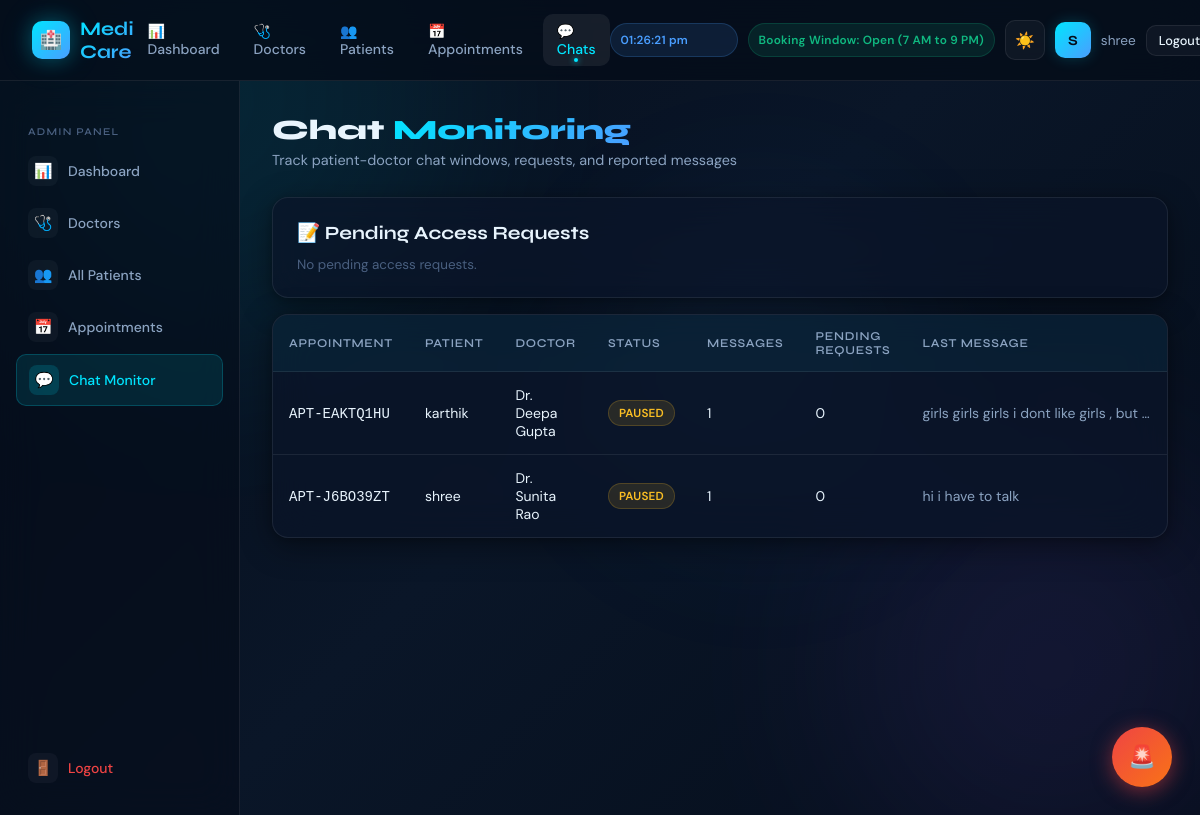
Screenshot of /admin/chats (signed in) with the database file from the repository.
### tables this page shows
CREATE TABLE appointments (
        id INTEGER PRIMARY KEY AUTOINCREMENT,
        appointment_id TEXT UNIQUE NOT NULL,
        user_id INTEGER,
        patient_name TEXT,
        doctor TEXT,
        department TEXT,
        date TEXT,
        time_slot TEXT,
        symptoms TEXT,
        status TEXT DEFAULT 'Scheduled',
        created_at TEXT DEFAULT CURRENT_TIMESTAMP, doctor_id INTEGER, completed_at TEXT,
        FOREIGN KEY(user_id) REFERENCES users(id)
    );

CREATE TABLE consultation_chat_sessions (
        id INTEGER PRIMARY KEY AUTOINCREMENT,
        appointment_id TEXT UNIQUE NOT NULL,
        user_id INTEGER NOT NULL,
        doctor_id INTEGER NOT NULL,
        status TEXT DEFAULT 'open',
        opened_at TEXT,
        expires_at TEXT,
        last_message_at TEXT,
        request_deadline TEXT,
        last_access_request_at TEXT,
        created_at TEXT DEFAULT CURRENT_TIMESTAMP,
        updated_at TEXT DEFAULT CURRENT_TIMESTAMP,
        FOREIGN KEY(user_id) REFERENCES users(id),
        FOREIGN KEY(doctor_id) REFERENCES doctors(id)
    );

### app.py (the view)
@app.route('/admin/chats')
@require_admin
def admin_chats():
    conn = get_db()
    try:
        sessions = conn.execute(
            '''SELECT s.*, a.patient_name, a.doctor, a.department, a.status AS appointment_status,
                      (SELECT COUNT(*) FROM consultation_chat_messages m WHERE m.session_id=s.id) AS message_count,
                      (SELECT message FROM consultation_chat_messages m2 WHERE m2.session_id=s.id ORDER BY m2.id DESC LIMIT 1) AS last_message,
                      (SELECT COUNT(*) FROM consultation_chat_access_requests r WHERE r.session_id=s.id AND r.status='pending') AS pending_requests
               FROM consultation_chat_sessions s
               LEFT JOIN appointments a ON a.appointment_id = s.appointment_id
               ORDER BY s.updated_at DESC, s.id DESC'''
        ).fetchall()
        pending_requests = conn.execute(
            '''SELECT r.*, s.appointment_id, a.patient_name, a.doctor, a.department
               FROM consultation_chat_access_requests r
               LEFT JOIN consultation_chat_sessions s ON s.id=r.session_id
               LEFT JOIN appointments a ON a.appointment_id=s.appointment_id
               WHERE r.status='pending'
               ORDER BY r.created_at DESC'''
        ).fetchall()
        return render_template('admin_chats.html', sessions=sessions, pending_requests=pending_requests)
    finally:
        conn.close()

### app.py (called while the page is built)
def get_db():
    conn = sqlite3.connect(DB_PATH, timeout=10)
    conn.row_factory = sqlite3.Row
    conn.execute('PRAGMA busy_timeout = 10000')
    return conn

def require_admin(f):
    from functools import wraps
    @wraps(f)
    def decorated(*args, **kwargs):
        if not session.get('is_admin'):
            return redirect(url_for('login'))
        return f(*args, **kwargs)
    return decorated

### templates/admin_chats.html (shortened to what this page needs)
{% extends "base.html" %}
{% block content %}
<div class="page-header fade-in">
  <h1 class="page-title">Chat <span>Monitoring</span></h1>
  <p class="page-subtitle">Track patient-doctor chat windows, requests, and reported messages</p>
</div>
<div class="card fade-in" style="margin-bottom:16px;">
  <h3 style="font-family:var(--font-display); margin-bottom:12px;">📝 Pending Access Requests</h3>
  {% if pending_requests %}
  <div style="display:flex; flex-direction:column; gap:10px;">
    {% for r in pending_requests %}
    <div style="border:1px solid var(--glass-border); border-radius:10px; padding:12px; background:var(--glass);">
      <div style="display:flex; justify-content:space-between; flex-wrap:wrap; gap:8px;">
        <div style="font-size:0.85rem; color:var(--text-secondary);">
          <strong style="color:var(--text-primary);">{{ r.patient_name }}</strong>
          requested access for
          <code>{{ r.appointment_id }}</code>
          ({{ r.department }} / {{ r.doctor }})
          <div style="font-size:0.78rem; color:var(--text-muted); margin-top:4px;">{{ r.created_at }}</div>
          {% if r.request_note %}
          <div style="margin-top:6px;">Note: {{ r.request_note }}</div>
          {% endif %}
        </div>
        <div style="display:flex; gap:8px; align-items:center;">
          <form method="POST" action="/admin/chat-request/{{ r.id }}/approve">
            <button class="btn btn-primary btn-sm" type="submit">Approve 3 mins</button>
          </form>
          <form method="POST" action="/admin/chat-request/{{ r.id }}/reject">
            <button class="btn btn-danger btn-sm" type="submit">Reject</button>
          </form>
          <a class="btn btn-secondary btn-sm" href="/admin/chat/{{ r.appointment_id }}">Open Chat</a>
        </div>
      </div>
    </div>
    {% endfor %}
  </div>
  {% else %}
  <div style="font-size:0.84rem; color:var(--text-muted);">No pending access requests.</div>
  {% endif %}
</div>
<div class="table-container fade-in">
  <table class="table">
    <thead>
      <tr>
        <th>Appointment</th>
        <th>Patient</th>
        <th>Doctor</th>
        <th>Status</th>
        <th>Messages</th>
        <th>Pending Requests</th>
        <th>Last Message</th>
      </tr>
    </thead>
    <tbody>
      {% for s in sessions %}
      <tr>
        <td><code>{{ s.appointment_id }}</code></td>
        <td>{{ s.patient_name or '—' }}</td>
        <td>{{ s.doctor or '—' }}</td>
        <td>
          <span class="badge {% if s.status == 'open' %}badge-green{% elif s.status == 'paused' %}badge-yellow{% else %}badge-red{% endif %}">
            {{ s.status|upper }}
          </span>
        </td>
        <td>{{ s.message_count or 0 }}</td>
        <td>{{ s.pending_requests or 0 }}</td>
        <td style="max-width:260px; overflow:hidden; text-overflow:ellipsis; white-space:nowrap; color:var(--text-secondary);">
          {{ s.last_message or '—' }}
        </td>
      </tr>
      {% endfor %}
    </tbody>
  </table>
</div>
{% endblock %}

### templates/base.html (shortened to what this page needs)
<!DOCTYPE html>
<html lang="en">
<head>
  <link rel="stylesheet" href="{{ url_for('static', filename='css/main.css') }}">
</head>
<body>
<div class="bg-animated"></div>
<div class="bg-blob-3"></div>
<nav class="navbar">
  <a href="{% if session.get('is_admin') %}/admin{% elif session.get('is_doctor') %}/doctor{% else %}/dashboard{% endif %}" class="navbar-brand">
    <div class="brand-icon">🏥</div>
    <span class="brand-text">Medi Care</span>
  </a>
  <ul class="navbar-nav" id="navLinks">
    {% if session.get('is_admin') %}
    <li><a href="/admin" class="nav-link">📊 Dashboard</a></li>
    <li><a href="/admin/doctors" class="nav-link">🩺 Doctors</a></li>
    <li><a href="/admin/patients" class="nav-link">👥 Patients</a></li>
    <li><a href="/admin/appointments" class="nav-link">📅 Appointments</a></li>
    <li><a href="/admin/chats" class="nav-link">💬 Chats</a></li>
    {% elif session.get('is_doctor') %}
    <li><a href="/doctor" class="nav-link">🩺 My Appointments</a></li>
    {% else %}
    <li><a href="/dashboard" class="nav-link">🏠 Home</a></li>
    <li><a href="/chatbot" class="nav-link">🤖 AI Chatbot</a></li>
    <li><a href="/book-appointment" class="nav-link">📅 Book</a></li>
    {% endif %}
  </ul>
  <div class="navbar-actions">
    <div id="liveClock" class="badge badge-blue" style="padding:8px 10px; font-size:0.74rem; min-width:128px; text-align:center;">--:--:--</div>
    <div id="bookingStatus" class="badge badge-yellow" style="padding:8px 10px; font-size:0.74rem;">Checking hours...</div>
    <button class="theme-toggle" id="themeToggle" onclick="toggleTheme()">☀️</button>
    <div style="display:flex;align-items:center;gap:10px;">
      <div class="avatar">{{ session.get('user_name', 'U')[0].upper() }}</div>
      <span style="font-size:0.85rem;color:var(--text-secondary);max-width:120px;overflow:hidden;text-overflow:ellipsis;white-space:nowrap;">{{ session.get('user_name', '') }}</span>
    </div>
    <a href="/logout" class="btn btn-secondary btn-sm">Logout</a>
  </div>
</nav>
<div class="layout">
  <aside class="sidebar">
    {% if session.get('is_admin') %}
    <p class="sidebar-section-title">Admin Panel</p>
    <a href="/admin" class="sidebar-link"><span class="icon">📊</span><span>Dashboard</span></a>
    <a href="/admin/doctors" class="sidebar-link"><span class="icon">🩺</span><span>Doctors</span></a>
    <a href="/admin/patients" class="sidebar-link"><span class="icon">👥</span><span>All Patients</span></a>
    <a href="/admin/appointments" class="sidebar-link"><span class="icon">📅</span><span>Appointments</span></a>
    <a href="/admin/chats" class="sidebar-link"><span class="icon">💬</span><span>Chat Monitor</span></a>
    {% elif session.get('is_doctor') %}
    <p class="sidebar-section-title">Doctor Portal</p>
    <a href="/doctor" class="sidebar-link"><span class="icon">🩺</span><span>My Appointments</span></a>
    {% endif %}
    <div style="position:absolute; bottom:20px; left:16px; right:16px;">
      <a href="/logout" class="sidebar-link" style="color:var(--accent-red);">
        <span class="icon">🚪</span><span>Logout</span>
      </a>
    </div>
  </aside>
  <main class="main-content">
    {% block content %}{% endblock %}
  </main>
</div>
<button class="emergency-fab" onclick="showEmergencyModal()" title="Emergency Help">
  🚨
</button>
</body>
</html>

### rows the page displays
appointments: get "shree"
consultation_chat_sessions: appointment_id "APT-EAKTQ1HU", patient_name "karthik", doctor "Dr. Deepa Gupta", status "PAUSED", message_count "1", pending_requests "0", last_message "girls girls girls i dont like girls , but…"
consultation_chat_sessions: appointment_id "APT-J6BO39ZT", patient_name "shree", doctor "Dr. Sunita Rao", status "PAUSED", id "1", pending_requests "0", last_message "hi i have to talk"

### other values shown
{{ session.get('user_name', 'U')[0].upper() }} "S"
